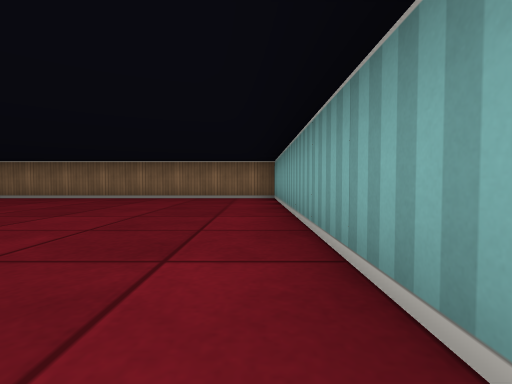
view 1 (above)

16 first-person views from a walk through a cub3D ray-caster map. The camera is about half as high as the walls, tilts 2° down and sees 85° across. The floor is counted in squares. Each view is taken from the middle of a square. On the plan, view 1 faces up. The plan holds only what a view shows up to about 9 squares ahead; the rest is blank.

view 2
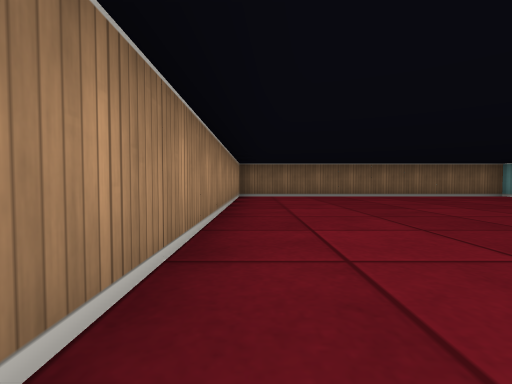

view 3
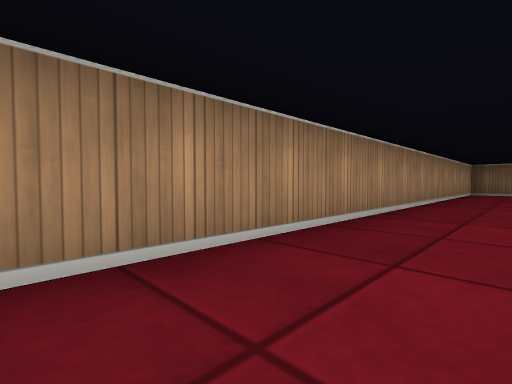

view 4
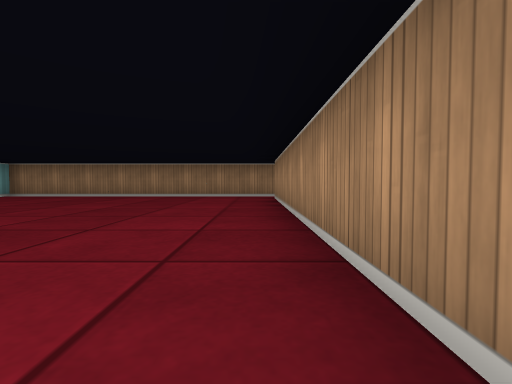

view 5
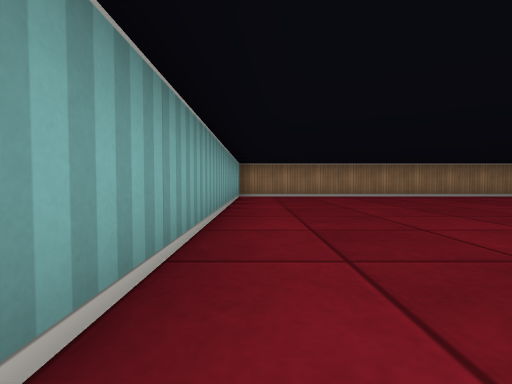

view 6
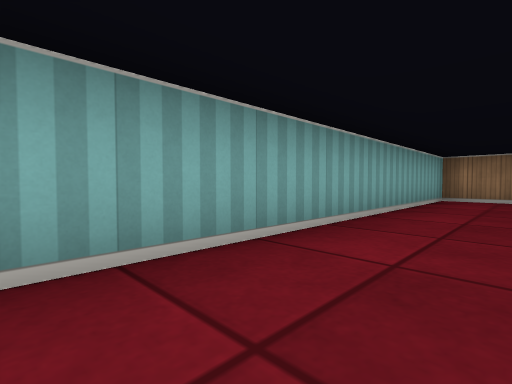

view 7
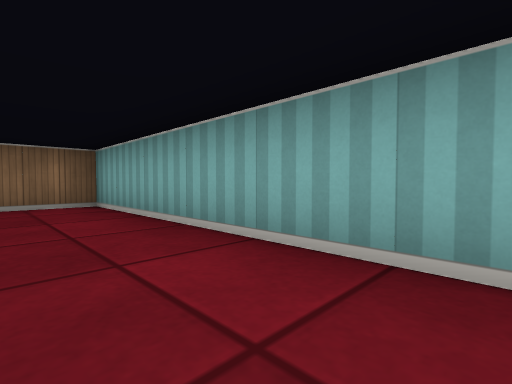

view 8
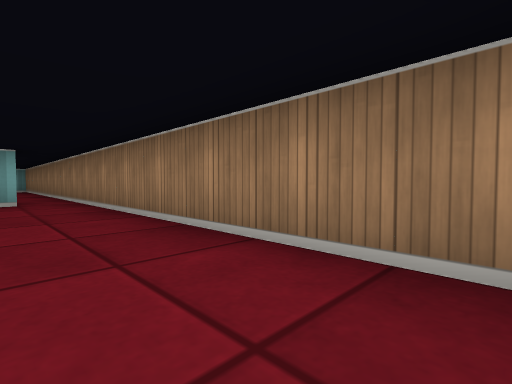

view 9
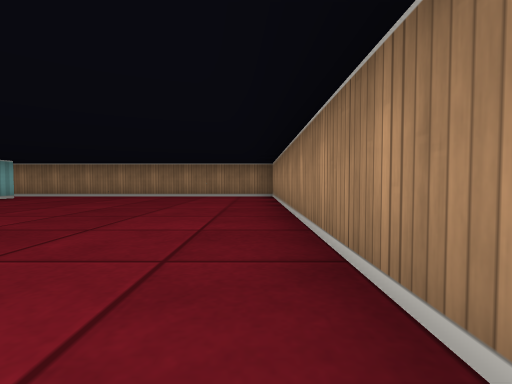

view 10
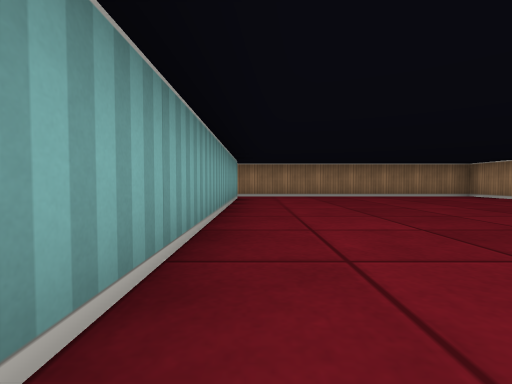

view 11
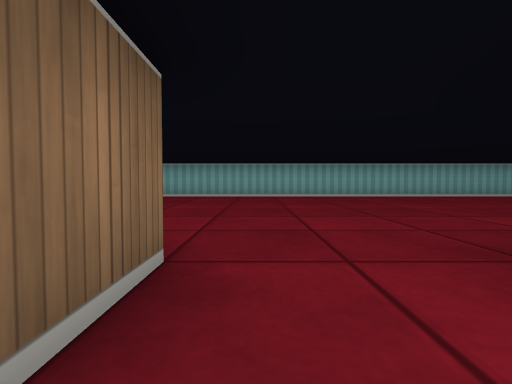

view 12
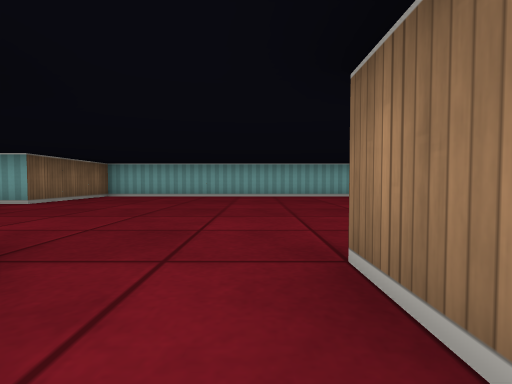

view 13
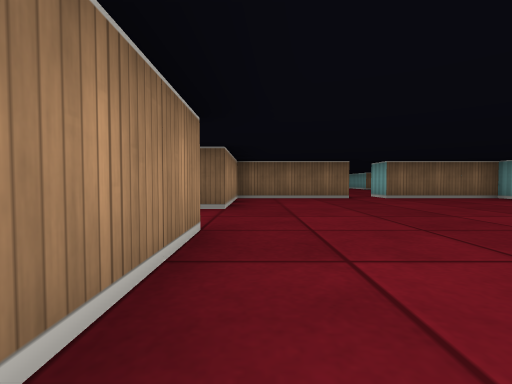

view 14
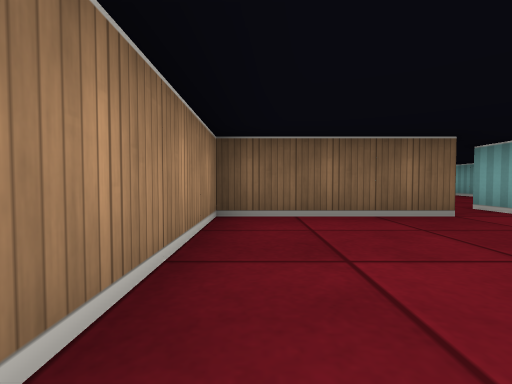

view 15
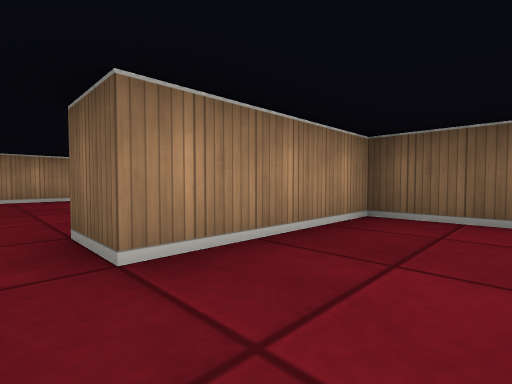

view 16
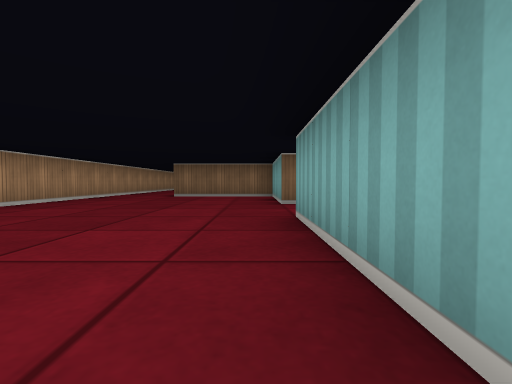

### Floor plan
Ten units are one square. View 1 is at (0, 0); x grows to the right and y downward. Boxes are objects, and circles mark ways between rooms. Rooms are numbered by the first view taken in them; rooms with no view inside come last. Other rooms are left out.
<svg viewBox="-220 -90 230 160">
<path fill="none" stroke="#000" d="M-75 65 5 65 5 -75 -75 -75 -75 54M-155 -25 -155 65 -75 65M-124 -75 -155 -75 -155 -45M-85 56 -85 -75 -115 -75 -115 -85M-165 5 -165 -25 -155 -25M-155 -45 -165 -45 -165 -75 -195 -75M-215 -81 -215 -39"/>
<circle cx="-80" cy="60" r="3" fill="#2a7"/>
<circle cx="-160" cy="-35" r="3" fill="#2a7"/>
<text x="-40" y="-10">1</text>
<text x="-120" y="-10">2</text>
<text x="-190" y="-10">3</text>
</svg>
Room 1 opens to room 2. Room 2 opens to room 3.

Where each view was taken, in squares from view 1:
view 1: 0 up, 0 right, facing up
view 2: 1 down, 7 left, facing up
view 3: 4 down, 6 left, facing up-left
view 4: 2 up, 7 left, facing down
view 5: 2 up, 0 right, facing down
view 6: 1 up, 1 left, facing down-right
view 7: 2 up, 1 left, facing up-right
view 8: 5 down, 15 left, facing down-right
view 9: 2 up, 15 left, facing down
view 10: 2 up, 9 left, facing down
view 11: 4 up, 17 left, facing right
view 12: 3 up, 17 left, facing right
view 13: 0 up, 15 left, facing up
view 14: 4 up, 15 left, facing up
view 15: 4 up, 14 left, facing up-left
view 16: 1 down, 17 left, facing up
